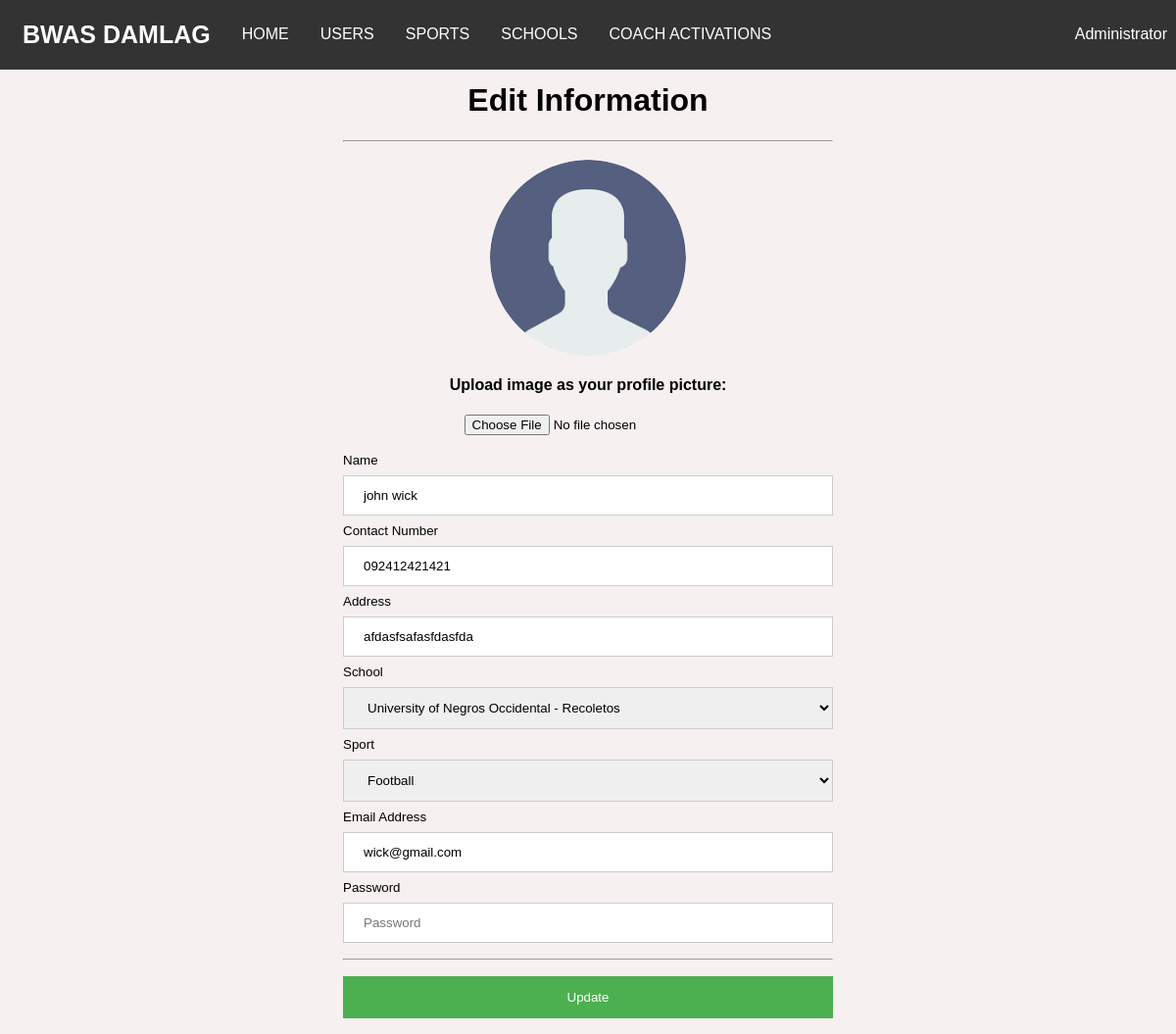
Page /userEdit.php?id=29 (signed in) on the earlier database version.
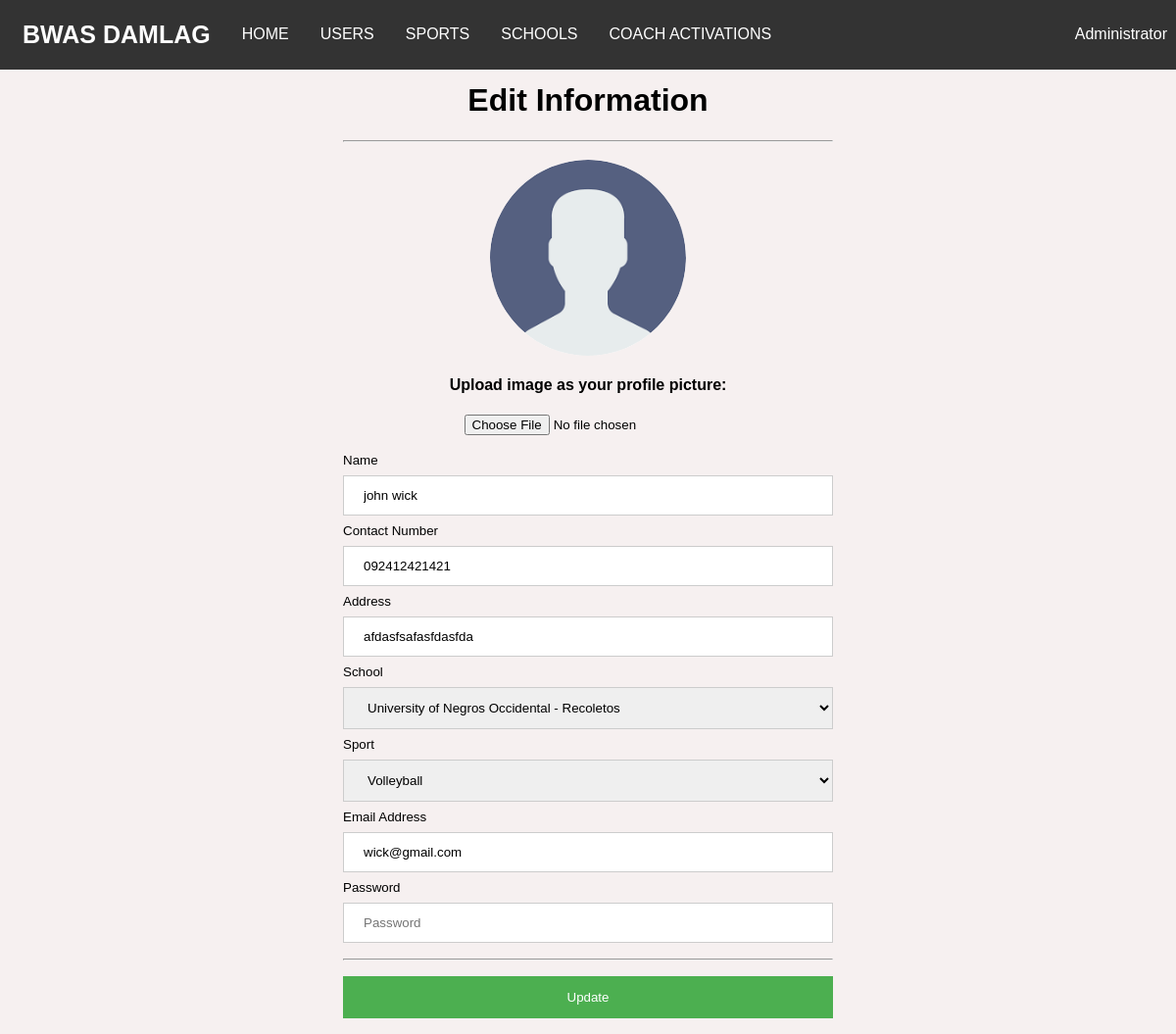
Same page on the later database version.
### tables this page shows
CREATE TABLE `users` (
  `id` int(20) NOT NULL,
  `name` varchar(70) NOT NULL,
  `password` varchar(40) NOT NULL,
  `email` varchar(50) NOT NULL,
  `school` varchar(100) DEFAULT NULL,
  `previous_school` text,
  `contact` varchar(20) DEFAULT NULL,
  `address` varchar(100) DEFAULT NULL,
  `birthdate` date NOT NULL,
  `gender` text NOT NULL,
  `sport` text,
  `position` text,
  `created_at` datetime NOT NULL,
  `updated_at` datetime NOT NULL,
  `type` text NOT NULL,
  `status` text NOT NULL,
  `image` varchar(100) NOT NULL
);

### web_config.php (called while the page is built, shortened)
<?php
    class Config {
        private $db;
        function __construct($config){
            $this->db = $config;
        }
        public function findClient($id){
            try{
                $query = $this->db->prepare("SELECT * FROM users WHERE id = :id");
                $query->bindparam(":id", $id);
                $query->execute();
                return $result = $query->fetch();
            }catch(PDOException $e){
                echo $e->getMessage();
                return false;
            }
        }
    }
?>

### web_db.php (called while the page is built, shortened)
<?php
$dbHost = 'localhost';
$dbName = 'android_db';
$dbUser = 'root';
$dbPass = '';
    try {
        $config = new PDO("mysql:host={$dbHost};dbname={$dbName}",$dbUser,$dbPass);
        $config->setAttribute(PDO::ATTR_ERRMODE,PDO::ERRMODE_EXCEPTION);
    } catch(PDOException $e) {
        echo $e->getMessage();
    }
    include_once('web_config.php');
    $pdo = new Config($config);
?>

### userEdit.php (the view, shortened to what this page needs)
<?php
    include_once('web_db.php');
    $id = $_GET['id'];
    $user = $pdo->findClient($id);
?>
<html>
    <head>
        <link href="styles.css" rel="stylesheet" />
    </head>
    <body>
        <?php include_once('navbar.php'); ?>
            <center><h1>Edit Information</h1></center>
        <form method="post" class="update-form" enctype="multipart/form-data">
            <hr>
                <center>
                <?php $imageURL = 'uploads/'.$user["image"];?>
                <img src="<?php if(empty($user["image"])){ echo 'uploads/default.png';}else{ echo $imageURL;};?>" class="image" />
                    <h4>Upload image as your profile picture:</h4>
                    <input type="file" name="image"/><br>
                </center>
                <br>
                <small>Name</small>
                <input type="text" value="<?php echo $user['name']?>" name="updateName" required>
                <small>Contact Number</small>
                <input type="text" value="<?php echo $user['contact']?>" name="updateContact" required>
                <small>Address</small>
                <input type="text" value="<?php echo $user['address']?>" name="updateAddress" required>
                <small>School</small>
                <select name="updateSchool">
                    <option value="UNOR" <?php if($user['school'] == 'UNOR'){ echo 'selected'; } ?>>University of Negros Occidental - Recoletos</option>
                </select>
                <small>Sport</small>
                <select name="updateSport">
                    <option value="Volleyball" <?php if($user['sport'] == 'Volleyball'){ echo 'selected'; } ?>>Volleyball</option>
                    <option value="Football" <?php if($user['sport'] == 'Football'){ echo 'selected'; } ?>>Football</option>
                </select>
                <small>Email Address</small>
                <input type="email" value="<?php echo $user['email']?>" name="updateEmail" required>
                <small>Password</small>
                <input type="password" placeholder="Password" name="updatePassword">
                <hr>
                <button class="button" name="update" type="submit">Update</button>
        </form>
    </body>
</html>

Differences in the rows shown:
changed users "john wick": updateSport "Football" → "Volleyball"
